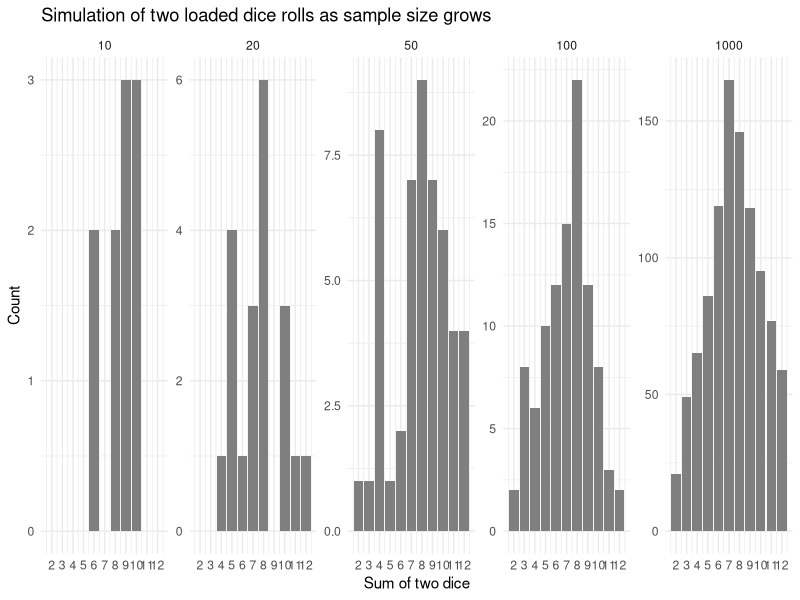
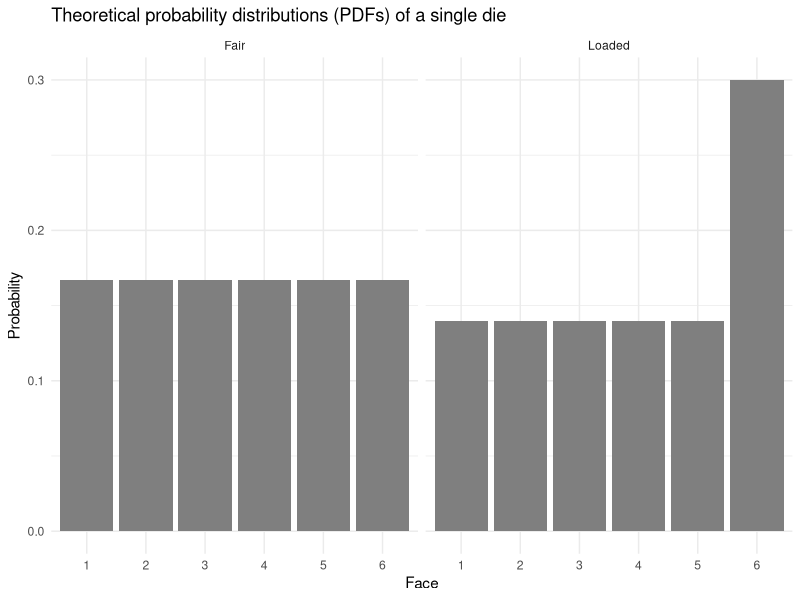

R code for these plots, in order:
## ---- chunk 1
#| message: false
library(tidyverse)
## ---- chunk 2
#| cache: true
throw_dice <- function(n, weights = rep(1/6, 6)) {
  die1 <- sample(1:6, size = n, replace = TRUE, prob = weights)
  die2 <- sample(1:6, size = n, replace = TRUE, prob = weights)
  die1 + die2
}
## ---- chunk 3
set.seed(10)
tibble(n = c(10, 20, 50, 100, 1000)) |>
  mutate(sum = map(n, ~ throw_dice(.x, weights = c(0.15, 0.15, 0.15, 0.15, 0.15, 0.25)))) |>
  unnest(cols = c(sum)) |>
  mutate(n = factor(n, levels = c(10, 20, 50, 100, 1000))) |>
  ggplot(aes(x = sum)) +
  geom_bar(fill = "grey50") +
  scale_x_continuous(breaks = 2:12) +
  facet_wrap(~ n, scales = "free_y", nrow = 1) +
  labs(title = "Simulation of two loaded dice rolls as sample size grows",
       x = "Sum of two dice", y = "Count") +
  theme_minimal()
## ---- chunk 4
tibble(
  die = rep(c("Fair", "Loaded"), each = 6),
  face = rep(1:6, times = 2),
  probability = c(rep(1/6, 6), rep(0.14, 5), 0.30)
) |>
  ggplot(aes(x = factor(face), y = probability)) +
  geom_col(fill = "grey50") +
  facet_wrap(~ die) +
  labs(title = "Theoretical probability distributions (PDFs) of a single die",
       x = "Face", y = "Probability") +
  theme_minimal()
